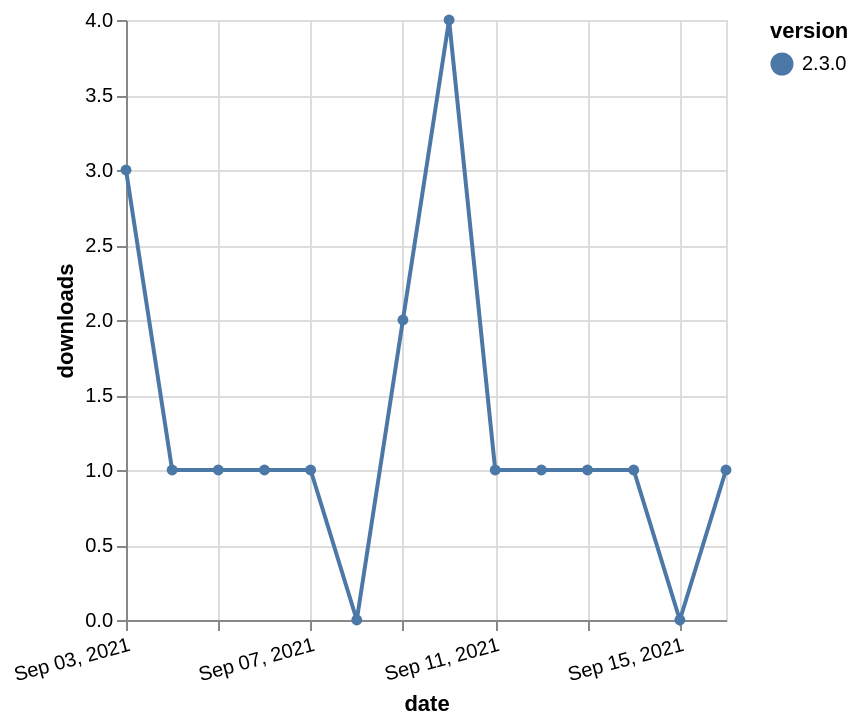

This figure's Vega-Lite source:
### Vega-Lite specification from a JSON file in a GitHub repository (floating-point values rounded to 4 significant figures)
{"$schema": "https://vega.github.io/schema/vega-lite/v5.json", "description": "A simple bar chart with embedded data.", "data": {"values": [{"date": "2021-09-03", "total": 296, "delta": 3, "version": "2.3.0"}, {"date": "2021-09-04", "total": 297, "delta": 1, "version": "2.3.0"}, {"date": "2021-09-05", "total": 298, "delta": 1, "version": "2.3.0"}, {"date": "2021-09-06", "total": 299, "delta": 1, "version": "2.3.0"}, {"date": "2021-09-07", "total": 300, "delta": 1, "version": "2.3.0"}, {"date": "2021-09-08", "total": 300, "delta": 0, "version": "2.3.0"}, {"date": "2021-09-09", "total": 302, "delta": 2, "version": "2.3.0"}, {"date": "2021-09-10", "total": 306, "delta": 4, "version": "2.3.0"}, {"date": "2021-09-11", "total": 307, "delta": 1, "version": "2.3.0"}, {"date": "2021-09-12", "total": 308, "delta": 1, "version": "2.3.0"}, {"date": "2021-09-13", "total": 309, "delta": 1, "version": "2.3.0"}, {"date": "2021-09-14", "total": 310, "delta": 1, "version": "2.3.0"}, {"date": "2021-09-15", "total": 310, "delta": 0, "version": "2.3.0"}, {"date": "2021-09-16", "total": 311, "delta": 1, "version": "2.3.0"}]}, "width": "container", "mark": {"type": "line", "point": {"filled": true}}, "encoding": {"x": {"field": "date", "type": "temporal", "timeUnit": "yearmonthdate", "title": "date", "axis": {"labelAngle": -15}}, "y": {"field": "delta", "type": "quantitative", "title": "downloads"}, "color": {"field": "version", "type": "nominal"}, "tooltip": {"field": "delta"}}}
